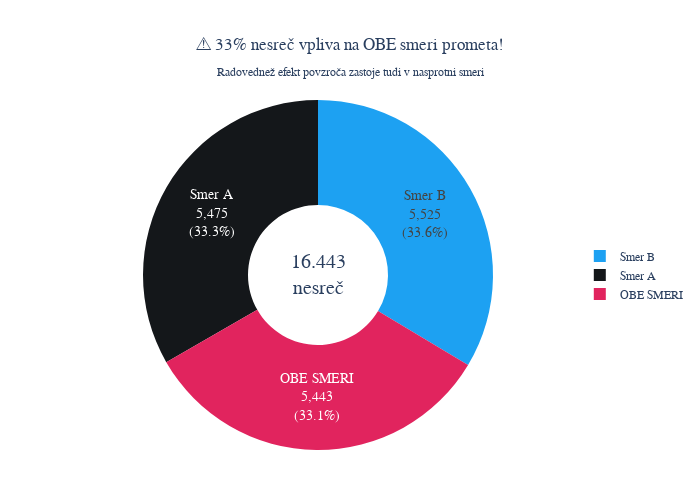

Notebook code cell kept with this figure:
### Markdown cell above
## 2. Ključna ugotovitev: 33% nesreč vpliva na OBE smeri 🚨

### Code cell
# Analiza vpliva na smeri - TWITTER VIZUALIZACIJA 1
direction_stats = incident_df['direction'].value_counts()
direction_pct = incident_df['direction'].value_counts(normalize=True) * 100

# Prevedba smeri
direction_labels_si = {
    'Direction A': 'Smer A',
    'Direction B': 'Smer B', 
    'Both': 'OBE SMERI'
}

# Twitter-prijazen tortni diagram
fig = go.Figure(data=[go.Pie(
    labels=[direction_labels_si.get(d, d) for d in direction_stats.index],
    values=direction_stats.values,
    hole=.4,
    marker_colors=[TWITTER_COLORS['primary'], TWITTER_COLORS['secondary'], TWITTER_COLORS['danger']],
    textfont_size=14,
    textposition='auto',
    texttemplate='%{label}<br>%{value:,}<br>(%{percent})',
)])

fig.update_layout(
    title={
        'text': '⚠️ 33% nesreč vpliva na OBE smeri prometa!<br><sub>Radovednež efekt povzroča zastoje tudi v nasprotni smeri</sub>',
        'x': 0.5,
        'xanchor': 'center'
    },
    font=dict(family="Arial, sans-serif", size=12),
    height=500,
    width=700,
    margin=dict(t=100, b=50),
    showlegend=True,
    legend=dict(orientation="v", yanchor="middle", y=0.5, xanchor="left", x=1.05),
    annotations=[dict(text='16.443<br>nesreč', x=0.5, y=0.5, font_size=20, showarrow=False)]
)

fig.show()

print("\n📱 PRIMERNO ZA TWITTER: Vizualizacija radovednež efekta")
print("💬 Predlog besedila za objavo:")
print("\"Ste vedeli? Kar 33% prometnih nesreč v Sloveniji vpliva na OBE smeri prometa!")
print("Ko gledate nesrečo na nasprotnem pasu, povzročate zastoje. #PrometSlovenija\"")

### Figure 1 — Plotly figure (JSON) as saved in the notebook; plotly's stock layout.template omitted (floating-point values rounded to 4 significant figures)
{"data": [{"hole": 0.4, "labels": ["Smer B", "Smer A", "OBE SMERI"], "marker": {"colors": ["#1DA1F2", "#14171A", "#E1245E"]}, "textfont": {"size": 14}, "textposition": "auto", "texttemplate": "%{label}<br>%{value:,}<br>(%{percent})", "type": "pie", "values": [5525, 5475, 5443]}], "layout": {"annotations": [{"font": {"size": 20}, "showarrow": false, "text": "16.443<br>nesreč", "x": 0.5, "y": 0.5}], "font": {"family": "Arial, sans-serif", "size": 12}, "height": 500, "legend": {"orientation": "v", "x": 1.05, "xanchor": "left", "y": 0.5, "yanchor": "middle"}, "margin": {"b": 50, "t": 100}, "showlegend": true, "title": {"text": "⚠️ 33% nesreč vpliva na OBE smeri prometa!<br><sub>Radovednež efekt povzroča zastoje tudi v nasprotni smeri</sub>", "x": 0.5, "xanchor": "center"}, "width": 700}}
